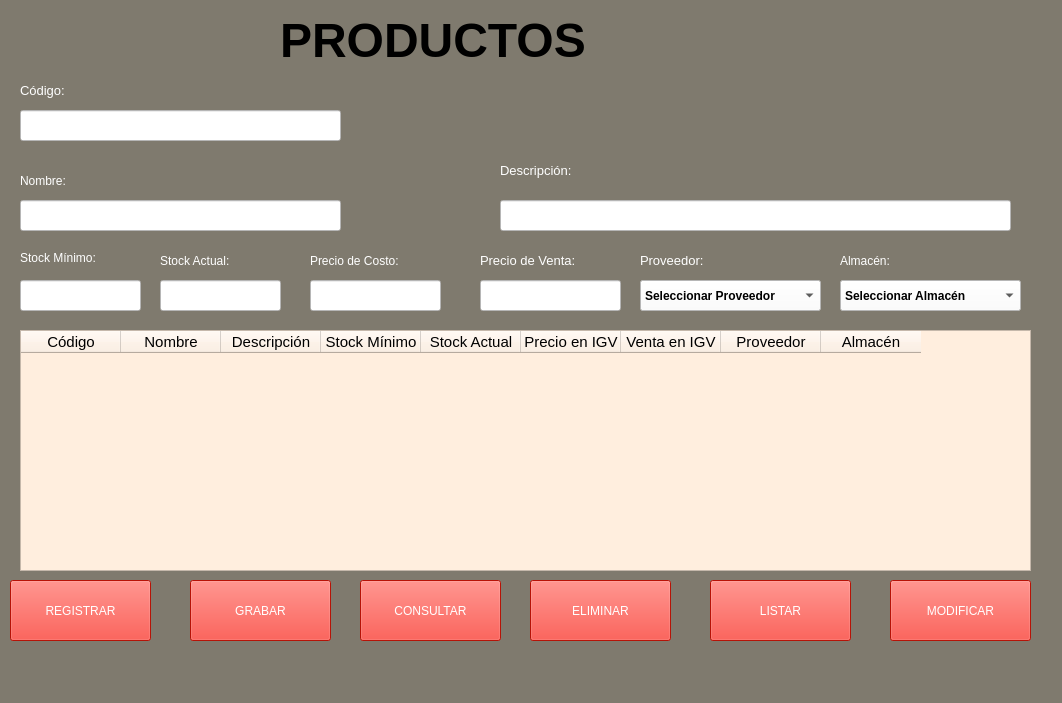
<?xml version="1.0" encoding="UTF-8"?>
<ui version="4.0">
 <class>MainWindow</class>
 <widget class="QMainWindow" name="MainWindow">
  <property name="geometry">
   <rect>
    <x>0</x>
    <y>0</y>
    <width>1062</width>
    <height>703</height>
   </rect>
  </property>
  <property name="windowTitle">
   <string>MainWindow</string>
  </property>
  <property name="styleSheet">
   <string notr="true">background-color: rgb(21, 130, 213);
background-color: rgb(127, 122, 110);</string>
  </property>
  <widget class="QWidget" name="centralwidget">
   <widget class="QLabel" name="lblCodigo">
    <property name="geometry">
     <rect>
      <x>20</x>
      <y>80</y>
      <width>61</width>
      <height>21</height>
     </rect>
    </property>
    <property name="font">
     <font>
      <family>MS Shell Dlg 2</family>
      <pointsize>10</pointsize>
      <weight>50</weight>
      <italic>false</italic>
      <bold>false</bold>
     </font>
    </property>
    <property name="styleSheet">
     <string notr="true">font: 10pt &quot;MS Shell Dlg 2&quot;;
color: rgb(255, 255, 255);</string>
    </property>
    <property name="text">
     <string>Código:</string>
    </property>
   </widget>
   <widget class="QLabel" name="label_3">
    <property name="geometry">
     <rect>
      <x>20</x>
      <y>170</y>
      <width>71</width>
      <height>21</height>
     </rect>
    </property>
    <property name="styleSheet">
     <string notr="true">font: 10pt &quot;MS Shell Dlg 2&quot;;
color: rgb(255, 255, 255);</string>
    </property>
    <property name="text">
     <string>Nombre:</string>
    </property>
   </widget>
   <widget class="QLabel" name="label_4">
    <property name="geometry">
     <rect>
      <x>500</x>
      <y>160</y>
      <width>101</width>
      <height>21</height>
     </rect>
    </property>
    <property name="font">
     <font>
      <family>MS Shell Dlg 2</family>
      <pointsize>10</pointsize>
      <weight>50</weight>
      <italic>false</italic>
      <bold>false</bold>
     </font>
    </property>
    <property name="styleSheet">
     <string notr="true">font: 10pt &quot;MS Shell Dlg 2&quot;;
color: rgb(255, 255, 255);</string>
    </property>
    <property name="text">
     <string>Descripción:</string>
    </property>
   </widget>
   <widget class="QLineEdit" name="txtCodigo">
    <property name="geometry">
     <rect>
      <x>20</x>
      <y>110</y>
      <width>321</width>
      <height>31</height>
     </rect>
    </property>
    <property name="styleSheet">
     <string notr="true">background-color: rgb(255, 255, 255);</string>
    </property>
   </widget>
   <widget class="QLineEdit" name="txtNombre">
    <property name="geometry">
     <rect>
      <x>20</x>
      <y>200</y>
      <width>321</width>
      <height>31</height>
     </rect>
    </property>
    <property name="styleSheet">
     <string notr="true">background-color: rgb(255, 255, 255);</string>
    </property>
   </widget>
   <widget class="QLineEdit" name="txtDescripcion">
    <property name="geometry">
     <rect>
      <x>500</x>
      <y>200</y>
      <width>511</width>
      <height>31</height>
     </rect>
    </property>
    <property name="styleSheet">
     <string notr="true">background-color: rgb(255, 255, 255);</string>
    </property>
   </widget>
   <widget class="QLabel" name="label_5">
    <property name="geometry">
     <rect>
      <x>20</x>
      <y>250</y>
      <width>111</width>
      <height>16</height>
     </rect>
    </property>
    <property name="styleSheet">
     <string notr="true">font: 10pt &quot;MS Shell Dlg 2&quot;;
color: rgb(255, 255, 255);</string>
    </property>
    <property name="text">
     <string>Stock Mínimo:</string>
    </property>
   </widget>
   <widget class="QLabel" name="label_6">
    <property name="geometry">
     <rect>
      <x>160</x>
      <y>250</y>
      <width>111</width>
      <height>21</height>
     </rect>
    </property>
    <property name="styleSheet">
     <string notr="true">font: 10pt &quot;MS Shell Dlg 2&quot;;
color: rgb(255, 255, 255);</string>
    </property>
    <property name="text">
     <string>Stock Actual:</string>
    </property>
   </widget>
   <widget class="QLabel" name="label_7">
    <property name="geometry">
     <rect>
      <x>480</x>
      <y>250</y>
      <width>131</width>
      <height>21</height>
     </rect>
    </property>
    <property name="font">
     <font>
      <family>MS Shell Dlg 2</family>
      <pointsize>10</pointsize>
      <weight>50</weight>
      <italic>false</italic>
      <bold>false</bold>
     </font>
    </property>
    <property name="styleSheet">
     <string notr="true">font: 10pt &quot;MS Shell Dlg 2&quot;;
color: rgb(255, 255, 255);</string>
    </property>
    <property name="text">
     <string>Precio de Venta:</string>
    </property>
   </widget>
   <widget class="QLabel" name="label_8">
    <property name="geometry">
     <rect>
      <x>310</x>
      <y>250</y>
      <width>131</width>
      <height>21</height>
     </rect>
    </property>
    <property name="styleSheet">
     <string notr="true">font: 10pt &quot;MS Shell Dlg 2&quot;;
color: rgb(255, 255, 255);</string>
    </property>
    <property name="text">
     <string>Precio de Costo:</string>
    </property>
   </widget>
   <widget class="QLabel" name="label_9">
    <property name="geometry">
     <rect>
      <x>640</x>
      <y>250</y>
      <width>101</width>
      <height>21</height>
     </rect>
    </property>
    <property name="font">
     <font>
      <family>MS Shell Dlg 2</family>
      <pointsize>10</pointsize>
      <weight>50</weight>
      <italic>false</italic>
      <bold>false</bold>
     </font>
    </property>
    <property name="styleSheet">
     <string notr="true">font: 10pt &quot;MS Shell Dlg 2&quot;;
color: rgb(255, 255, 255);</string>
    </property>
    <property name="text">
     <string>Proveedor:</string>
    </property>
   </widget>
   <widget class="QLabel" name="label_10">
    <property name="geometry">
     <rect>
      <x>840</x>
      <y>250</y>
      <width>101</width>
      <height>21</height>
     </rect>
    </property>
    <property name="styleSheet">
     <string notr="true">font: 10pt &quot;MS Shell Dlg 2&quot;;
color: rgb(255, 255, 255);</string>
    </property>
    <property name="text">
     <string>Almacén:</string>
    </property>
   </widget>
   <widget class="QLineEdit" name="txtStockMinimo">
    <property name="geometry">
     <rect>
      <x>20</x>
      <y>280</y>
      <width>121</width>
      <height>31</height>
     </rect>
    </property>
    <property name="styleSheet">
     <string notr="true">background-color: rgb(255, 255, 255);</string>
    </property>
   </widget>
   <widget class="QLineEdit" name="txtStockActual">
    <property name="geometry">
     <rect>
      <x>160</x>
      <y>280</y>
      <width>121</width>
      <height>31</height>
     </rect>
    </property>
    <property name="styleSheet">
     <string notr="true">background-color: rgb(255, 255, 255);</string>
    </property>
   </widget>
   <widget class="QLineEdit" name="txtPrecioCosto">
    <property name="geometry">
     <rect>
      <x>310</x>
      <y>280</y>
      <width>131</width>
      <height>31</height>
     </rect>
    </property>
    <property name="styleSheet">
     <string notr="true">background-color: rgb(255, 255, 255);</string>
    </property>
   </widget>
   <widget class="QLineEdit" name="txtPrecioVenta">
    <property name="geometry">
     <rect>
      <x>480</x>
      <y>280</y>
      <width>141</width>
      <height>31</height>
     </rect>
    </property>
    <property name="styleSheet">
     <string notr="true">background-color: rgb(255, 255, 255);</string>
    </property>
   </widget>
   <widget class="QComboBox" name="cboProveedor">
    <property name="geometry">
     <rect>
      <x>640</x>
      <y>280</y>
      <width>181</width>
      <height>31</height>
     </rect>
    </property>
    <property name="font">
     <font>
      <weight>75</weight>
      <bold>true</bold>
     </font>
    </property>
    <property name="styleSheet">
     <string notr="true">background-color: rgb(255, 255, 255);</string>
    </property>
    <item>
     <property name="text">
      <string>Seleccionar Proveedor</string>
     </property>
    </item>
    <item>
     <property name="text">
      <string>Proveedor 1</string>
     </property>
    </item>
    <item>
     <property name="text">
      <string>Proveedor 2</string>
     </property>
    </item>
    <item>
     <property name="text">
      <string>Proveedor 3</string>
     </property>
    </item>
   </widget>
   <widget class="QComboBox" name="cboAlmacen">
    <property name="geometry">
     <rect>
      <x>840</x>
      <y>280</y>
      <width>181</width>
      <height>31</height>
     </rect>
    </property>
    <property name="font">
     <font>
      <weight>75</weight>
      <bold>true</bold>
     </font>
    </property>
    <property name="styleSheet">
     <string notr="true">background-color: rgb(255, 255, 255);</string>
    </property>
    <item>
     <property name="text">
      <string>Seleccionar Almacén</string>
     </property>
    </item>
    <item>
     <property name="text">
      <string>Almacén 1</string>
     </property>
    </item>
    <item>
     <property name="text">
      <string>Almacén 2</string>
     </property>
    </item>
    <item>
     <property name="text">
      <string>Almacén 3</string>
     </property>
    </item>
   </widget>
   <widget class="QTableWidget" name="tblProductos">
    <property name="geometry">
     <rect>
      <x>20</x>
      <y>330</y>
      <width>1011</width>
      <height>241</height>
     </rect>
    </property>
    <property name="styleSheet">
     <string notr="true">
background-color: rgb(255, 238, 222);</string>
    </property>
    <column>
     <property name="text">
      <string>Código</string>
     </property>
     <property name="font">
      <font>
       <pointsize>11</pointsize>
      </font>
     </property>
    </column>
    <column>
     <property name="text">
      <string>Nombre</string>
     </property>
     <property name="font">
      <font>
       <pointsize>11</pointsize>
      </font>
     </property>
    </column>
    <column>
     <property name="text">
      <string>Descripción</string>
     </property>
     <property name="font">
      <font>
       <pointsize>11</pointsize>
      </font>
     </property>
    </column>
    <column>
     <property name="text">
      <string>Stock Mínimo</string>
     </property>
     <property name="font">
      <font>
       <pointsize>11</pointsize>
      </font>
     </property>
    </column>
    <column>
     <property name="text">
      <string>Stock Actual</string>
     </property>
     <property name="font">
      <font>
       <pointsize>11</pointsize>
      </font>
     </property>
    </column>
    <column>
     <property name="text">
      <string>Precio en IGV</string>
     </property>
     <property name="font">
      <font>
       <pointsize>11</pointsize>
      </font>
     </property>
    </column>
    <column>
     <property name="text">
      <string>Venta en IGV</string>
     </property>
     <property name="font">
      <font>
       <pointsize>11</pointsize>
      </font>
     </property>
    </column>
    <column>
     <property name="text">
      <string>Proveedor</string>
     </property>
     <property name="font">
      <font>
       <pointsize>11</pointsize>
      </font>
     </property>
    </column>
    <column>
     <property name="text">
      <string>Almacén</string>
     </property>
     <property name="font">
      <font>
       <pointsize>11</pointsize>
      </font>
     </property>
    </column>
   </widget>
   <widget class="QPushButton" name="btnRegistrar">
    <property name="geometry">
     <rect>
      <x>10</x>
      <y>580</y>
      <width>141</width>
      <height>61</height>
     </rect>
    </property>
    <property name="styleSheet">
     <string notr="true">font: 11pt &quot;MS Shell Dlg 2&quot;;
color: rgb(255, 255, 255);
background-color: rgb(255, 26, 10);</string>
    </property>
    <property name="text">
     <string>REGISTRAR</string>
    </property>
    <property name="icon">
     <iconset>
      <normaloff>../IMG/registrar.png</normaloff>../IMG/registrar.png</iconset>
    </property>
   </widget>
   <widget class="QPushButton" name="btnModificar">
    <property name="geometry">
     <rect>
      <x>890</x>
      <y>580</y>
      <width>141</width>
      <height>61</height>
     </rect>
    </property>
    <property name="styleSheet">
     <string notr="true">font: 11pt &quot;MS Shell Dlg 2&quot;;
color: rgb(255, 255, 255);
background-color: rgb(255, 26, 10);</string>
    </property>
    <property name="text">
     <string>MODIFICAR</string>
    </property>
    <property name="icon">
     <iconset>
      <normaloff>../IMG/modificar.png</normaloff>../IMG/modificar.png</iconset>
    </property>
   </widget>
   <widget class="QPushButton" name="btnConsultar">
    <property name="geometry">
     <rect>
      <x>360</x>
      <y>580</y>
      <width>141</width>
      <height>61</height>
     </rect>
    </property>
    <property name="styleSheet">
     <string notr="true">font: 11pt &quot;MS Shell Dlg 2&quot;;
color: rgb(255, 255, 255);
background-color: rgb(255, 26, 10);</string>
    </property>
    <property name="text">
     <string>CONSULTAR</string>
    </property>
    <property name="icon">
     <iconset>
      <normaloff>../IMG/consultar.png</normaloff>../IMG/consultar.png</iconset>
    </property>
   </widget>
   <widget class="QPushButton" name="btnEliminar">
    <property name="geometry">
     <rect>
      <x>530</x>
      <y>580</y>
      <width>141</width>
      <height>61</height>
     </rect>
    </property>
    <property name="styleSheet">
     <string notr="true">font: 11pt &quot;MS Shell Dlg 2&quot;;
color: rgb(255, 255, 255);
background-color: rgb(255, 26, 10);</string>
    </property>
    <property name="text">
     <string>ELIMINAR</string>
    </property>
    <property name="icon">
     <iconset>
      <normaloff>../IMG/eliminar.png</normaloff>../IMG/eliminar.png</iconset>
    </property>
   </widget>
   <widget class="QPushButton" name="btnListar">
    <property name="geometry">
     <rect>
      <x>710</x>
      <y>580</y>
      <width>141</width>
      <height>61</height>
     </rect>
    </property>
    <property name="styleSheet">
     <string notr="true">font: 11pt &quot;MS Shell Dlg 2&quot;;color: rgb(255, 255, 255);
background-color: rgb(255, 26, 10);</string>
    </property>
    <property name="text">
     <string>LISTAR</string>
    </property>
    <property name="icon">
     <iconset>
      <normaloff>../IMG/listar.png</normaloff>../IMG/listar.png</iconset>
    </property>
   </widget>
   <widget class="QLabel" name="label_11">
    <property name="geometry">
     <rect>
      <x>740</x>
      <y>20</y>
      <width>211</width>
      <height>141</height>
     </rect>
    </property>
    <property name="text">
     <string/>
    </property>
    <property name="pixmap">
     <pixmap>../../../../Downloads/2898378.png</pixmap>
    </property>
    <property name="scaledContents">
     <bool>true</bool>
    </property>
   </widget>
   <widget class="QPushButton" name="btnGrabar">
    <property name="geometry">
     <rect>
      <x>190</x>
      <y>580</y>
      <width>141</width>
      <height>61</height>
     </rect>
    </property>
    <property name="styleSheet">
     <string notr="true">font: 11pt &quot;MS Shell Dlg 2&quot;;
color: rgb(255, 255, 255);
background-color: rgb(255, 26, 10);</string>
    </property>
    <property name="text">
     <string>GRABAR</string>
    </property>
    <property name="icon">
     <iconset>
      <normaloff>../IMG/modificar.png</normaloff>../IMG/modificar.png</iconset>
    </property>
   </widget>
   <widget class="QLabel" name="label">
    <property name="geometry">
     <rect>
      <x>280</x>
      <y>10</y>
      <width>461</width>
      <height>61</height>
     </rect>
    </property>
    <property name="font">
     <font>
      <pointsize>36</pointsize>
      <weight>75</weight>
      <bold>true</bold>
     </font>
    </property>
    <property name="text">
     <string>PRODUCTOS</string>
    </property>
   </widget>
   <zorder>lblCodigo</zorder>
   <zorder>label_3</zorder>
   <zorder>label_4</zorder>
   <zorder>txtCodigo</zorder>
   <zorder>txtNombre</zorder>
   <zorder>txtDescripcion</zorder>
   <zorder>label_5</zorder>
   <zorder>label_6</zorder>
   <zorder>label_7</zorder>
   <zorder>label_8</zorder>
   <zorder>label_9</zorder>
   <zorder>label_10</zorder>
   <zorder>txtStockMinimo</zorder>
   <zorder>txtStockActual</zorder>
   <zorder>txtPrecioCosto</zorder>
   <zorder>txtPrecioVenta</zorder>
   <zorder>cboProveedor</zorder>
   <zorder>cboAlmacen</zorder>
   <zorder>tblProductos</zorder>
   <zorder>btnConsultar</zorder>
   <zorder>btnEliminar</zorder>
   <zorder>btnListar</zorder>
   <zorder>btnRegistrar</zorder>
   <zorder>label_11</zorder>
   <zorder>btnGrabar</zorder>
   <zorder>btnModificar</zorder>
   <zorder>label</zorder>
  </widget>
  <widget class="QMenuBar" name="menubar">
   <property name="geometry">
    <rect>
     <x>0</x>
     <y>0</y>
     <width>1062</width>
     <height>26</height>
    </rect>
   </property>
  </widget>
  <widget class="QStatusBar" name="statusbar"/>
 </widget>
 <resources/>
 <connections/>
</ui>
